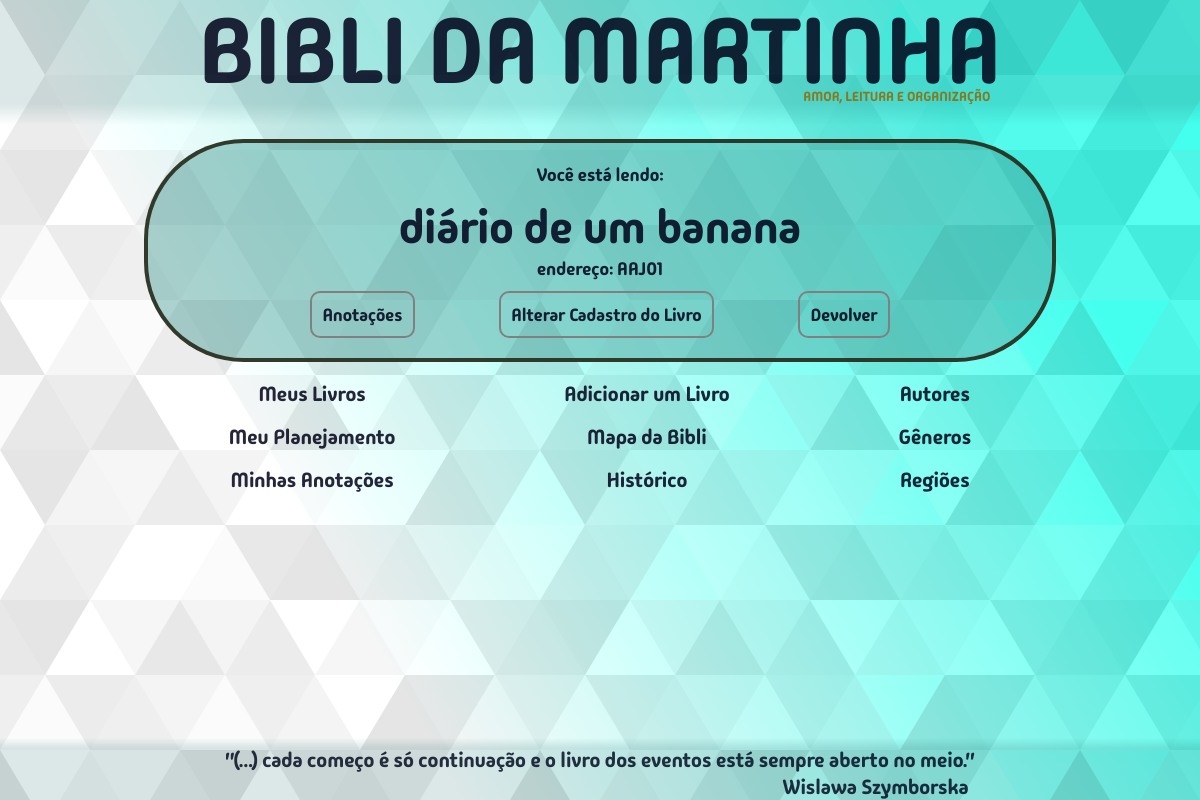
The app's page /, older data.
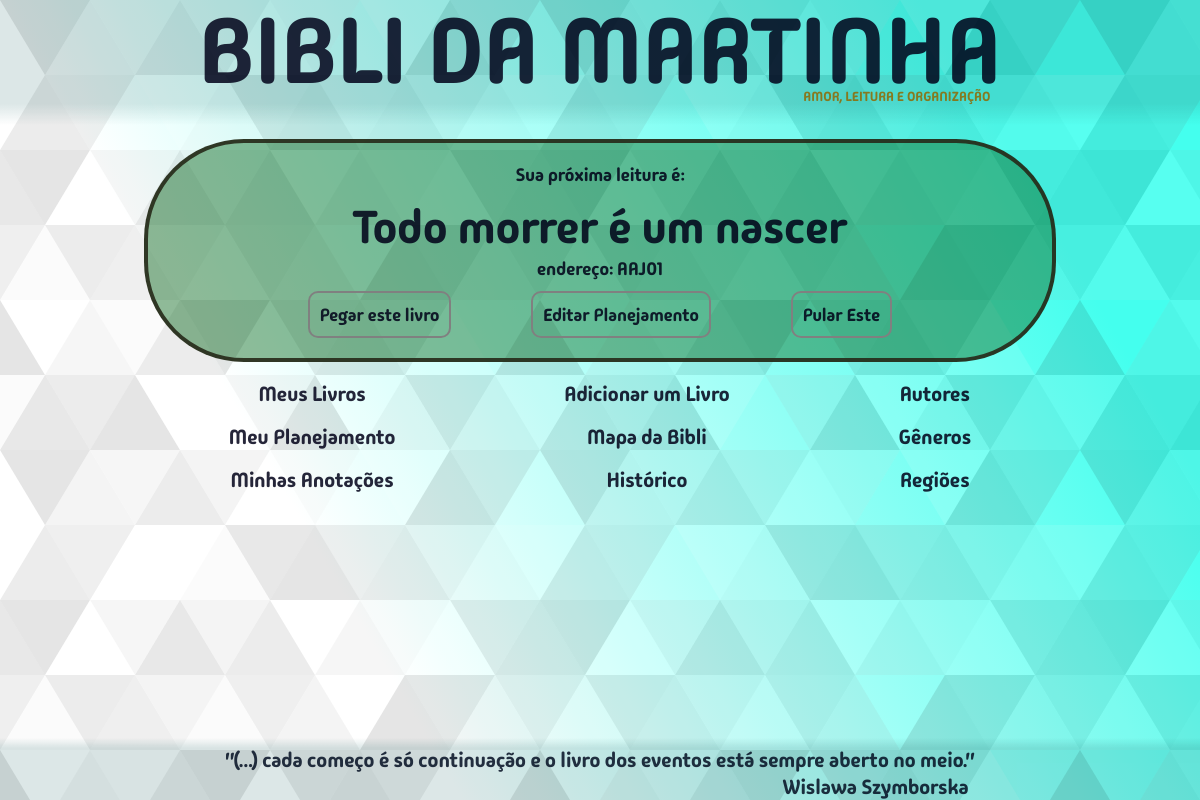
The same page, newer data.
### bibm/models.py (models this page shows, shortened)
class Livro(models.Model):
    titulo = models.CharField(max_length=300, unique=True)
    editora = models.CharField(max_length=300, blank=True, null=True)
    autor = models.ForeignKey(Autor, on_delete=models.SET_DEFAULT, default=1)
    genero = models.ForeignKey(Genero, on_delete=models.SET_DEFAULT, default=1)
    tema = models.CharField(max_length=600, blank=True, null=True)
    lendo = models.BooleanField(default=False)
    lido = models.BooleanField(default=False)
    data_leitura = models.DateField(blank=True, null=True)
    leria_de_novo = models.BooleanField(default=False)
    notas = [(1,"1"),(2,"2"),(3,"3"),(4,"4"),(5,"5"),(6,"6"),(7,"7"),(8,"8"),(9,"9"),(10,"10")]
    classificacao = models.IntegerField(choices=notas, blank=True, null=True)
    endereco = models.ForeignKey(Endereco, on_delete=models.SET_NULL, blank=True, null=True)
    data_compra = models.DateField(null=True)
    regiao = models.ForeignKey(Regiao, on_delete=models.SET_DEFAULT, default=2)
    comentario = models.TextField(blank=True, null=True)
    planejamento = models.PositiveIntegerField(unique=True, blank=True, null=True)

class Endereco(models.Model):
    codigo = models.CharField(max_length=5, validators=[validacao_endereco])
    descricao = models.CharField(max_length=300, blank=True, null=True)
    comentario = models.TextField(blank=True, null=True)
    class Meta:
        verbose_name = "Endereço"

### bibm/views/views_all.py (the view)
# urls.py: 2. Add a URL to urlpatterns:  path('', views.home, name='home')
def home(request):
    request = zerar_session(request)
    context = context_home()
    return render(request, "bibm/pages/meumeu.html", context)

### bibm/views/views_all.py (called while the page is built)
def context_home():
    livros_lendo = Livro.objects.filter(lendo=True)
    livros_planejamento = Livro.objects.filter(planejamento=1)
    mostrar_lendo = False
    mostrar_planejamento = False
    if len(livros_lendo) > 0:
        mostrar_lendo = True
    else:
        if len(livros_planejamento) > 0:
            mostrar_planejamento = True
    context = {
        "livros_lendo": livros_lendo,
        "livros_planejamento": livros_planejamento,
        "mostrar_lendo": mostrar_lendo,
        "mostrar_planejamento": mostrar_planejamento,
    }
    return context

def zerar_session(request):
    if request.session.get("info_livro"):
        del(request.session["info_livro"])
    if request.session.get("autor_salvo"):
        del(request.session["autor_salvo"])
    if request.session.get("regiao_salva"):
        del(request.session["regiao_salva"])
    if request.session.get("genero_salvo"):
        del(request.session["genero_salvo"])
    if request.session.get("endereco_salvo"):
        del(request.session["endereco_salvo"])
    if request.session.get("caller"):
        del(request.session["caller"])
    return request

### bibm/templates/bibm/pages/meumeu.html
{% extends "bibm/estru.html" %}
{% block content %}
	{% include "bibm/partials/meumeuPrimeiraFrase.html" %}
	{% for livro in livros_lendo %}
		{% include "bibm/partials/meumeuTituloSeLendo.html" %}
	{% empty %}
		{% for livro in livros_planejamento %}
			{% include "bibm/partials/meumeuTituloComPlan.html" %}
		{% empty %}
			{% include "bibm/partials/meumeuTituloSemPlan.html" %}
		{% endfor %}
	{% endfor %}
</div>
{% include "bibm/partials/meumeuMenu.html" %}
{% endblock content %}

### bibm/templates/bibm/partials/meumeuTituloComPlan.html (shortened to what this page needs)
<span class="livro-lendo">
	{{ livro.titulo }}
	{% if livro.endereco.codigo %}
	<span class="endereco">endereço: {{ livro.endereco.codigo }}</span>
	{% endif %}
</span>
<div class="opcoes-livro-atual">
	<div class="opc-livro-atual">
		<form method="post" action="{% url 'bibm:pegar_este_livro'%}">
			<button type="submit" class="btn-menu-grande btn-verde">Pegar este livro</button>
		</form>
	</div>
	<div class="opc-livro-atual">
		<span class="btn-menu-grande btn-verde">
			<a href="{% url 'bibm:editar_planejamento' 'naolidos' %}">
				Editar Planejamento
			</a>
		</span>
		</div>
	<div class="opc-livro-atual">
		<form method="post" action="{% url 'bibm:pular_este'%}">
			<button type="submit" class="btn-menu-grande btn-verde">Pular Este</button>
		</form>
	</div>
</div>

### bibm/templates/bibm/partials/meumeuTituloSeLendo.html
<span class="livro-lendo">
	{{ livro.titulo }}
	{% if livro.endereco.codigo %}
	<span class="endereco">endereço: {{ livro.endereco.codigo }}</span>
	{% endif %}
</span>
<div class="opcoes-livro-atual">
	<div class="opc-livro-atual">
		<span class="btn-menu-grande btn-azul">
			<a href="{% url 'bibm:add_anotacao' livro.id %}">
				Anotações
			</a>
		</span>
	</div>
	<div class="opc-livro-atual">
		<span class="btn-menu-grande btn-azul">
			<a href="{% url "bibm:editar_um_livro" livro.id %}">
				Alterar Cadastro do Livro
			</a>
		</span>
	</div>
	<div class="opc-livro-atual">
		{% if devolvendo and livro.id == livro_id %}
			{% if classificacao %}
			<form action="{% url 'bibm:devolver_sim' %}" method="POST" class="form-classificacao">
				{% csrf_token %}
				<span>{{ form_classificacao.as_p }}</span>
				<input type="hidden" name="livro_id" value = "{{livro.id}}">
				<div class="form-devolver-sim">
					<button type="submit" class="btn-medio btn-azul">Devolver</button>
				</div>
			</form>
			{% else %}
			<span class="pergunta-se-leu">Você terminou de ler?</span>
			<div class="sim-nao-devolver-box">
					{% comment %} <a href="{% url 'bibm:devolver_sim_classificacao' livro.id %}">Sim</a> {% endcomment %}
					<form action="{% url 'bibm:devolver_sim_classificacao' livro.id %}" method="get">
						{% csrf_token %}
						<input type="hidden" name="livro_id" value="{{livro.id}}">
						<button class="btn-medio btn-azul" type="submit">Sim</button>
					</form>
					<form action="{% url 'bibm:devolver_nao' %}" method="post">
						{% csrf_token %}
						<input type="hidden" name="livro_id" value="{{livro.id}}">
						<button class="btn-medio btn-azul" type="submit">Não</button>
					</form>
			</div>
			{% endif %}
		{% else %}
		<span class="btn-menu-grande btn-azul">
			<a href="{% url 'bibm:devolver' livro.id %}">Devolver</a>
		</span>
		{% endif %}
	</div>
</div>

Row changes from the older to the newer data that the page shows:
no longer on this page (row edited): Livro: titulo "diário de um banana", endereco.codigo "AAJ01"
now on this page (row unchanged): Livro: titulo "Todo morrer é um nascer", endereco.codigo "AAJ01"
Text that changed along with them:
text no longer shown: "Você está lendo:"
text now shown: "Sua próxima leitura é:"
